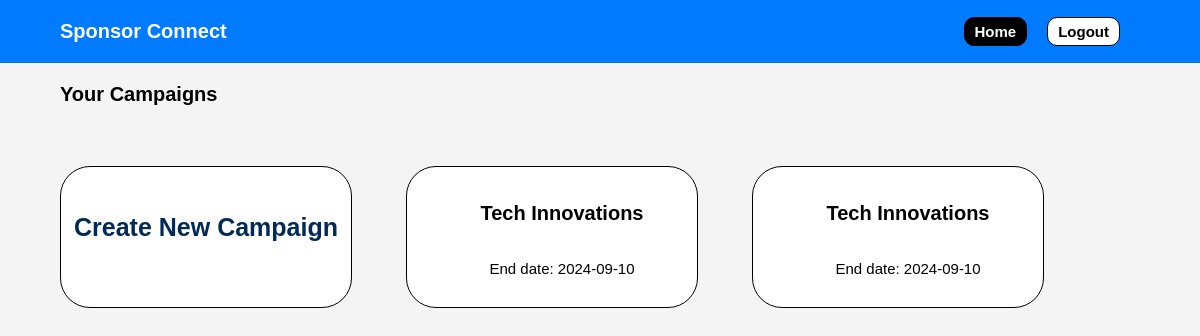
/sponserdash/1, run on the app's committed database.
### app.py (models this page shows)
class Campaign(db.Model):
    cid=db.Column(db.Integer, primary_key=True)
    name=db.Column(db.String(),nullable=False)
    sponser_id=db.Column(db.Integer,db.ForeignKey('sponser.sid'),nullable=False)
    Description=db.Column(db.String())
    visibilty=db.Column(db.Integer,default=0) #0-public #1-private
    start_date=db.Column(db.DateTime)
    end_date=db.Column(db.DateTime)

### app.py (the view)
@app.route('/sponserdash/<int:sid>')
def sponserdash(sid):
    query=text("""SELECT cid,name , end_date
                from Campaign
                where sponser_id=:sid""")
    result=db.session.execute(query,{'sid':sid})
    camp_list=result.fetchall()
    return render_template('sponserdash.html',camp_list=camp_list,sid=sid)

### templates/sponserdash.html (shortened to what this page needs)
<!DOCTYPE html>
<html lang="en">
  <head>
    <link rel="stylesheet" href="{{ url_for('static', filename='css/sponserdash.css') }}" />
  </head>
  <div id="top">
    <body>
        <p>Sponsor Connect</p>
        <a href="/sponserdash/{{ sid }}" class="disabled">Home</a>
        <a href="/">Logout</a>
    </div>
    <div class="title_container">
      <p>Your Campaigns</p>
    </div>
    <div class="options">
      <a href="/createcamp/{{sid}}" class="camps">
        <p class="newcamp">Create New Campaign</p>
      </a>
{% for camp in camp_list %}
      <a href="/camppage/{{sid}}/{{camp[0]}}" class="camps">
      <div class="opts">
        <p class="camp_title">{{camp[1]}}</p>
        {% set date_string = camp[2] %}
        <p>End date: {{ date_string[:10] }}</p>
      </div>
    </a>
{% endfor %}
        </div>

### static/css/sponserdash.css (style rules this page uses)
body { font-family: Arial, sans-serif; background-color: #f4f4f4; margin: 0; padding: 0; }
#top { display: flex; align-items: center; background-color: #007bff; color: white; text-align: left; padding: 0% 5%; font-weight: bold; font-size: 20px; height: 10%; }
a { display: inline-block; margin-right:20px; padding: 5px 10px; text-decoration: None; border: 1px solid black; border-radius:10px ; align-items: center; background-color: rgb(255, 255, 255); color: #000; font-size: 15px; }
.disabled { margin-left: auto; background-color: #000; color: #ffffff; }
div.title_container { font-size: 20px; font-weight: bold; margin-left: 5%; }
.options { display: flex; flex-wrap: wrap; height: 100%; margin: 5%; }
.opts { width: 100%; display: flex; flex-direction: column; justify-content: center; padding: 10px; text-align: center; }
.camp_title { font-size: 20px; font-weight: bold; }
.camps { flex-direction: column; justify-content: center; align-items: center; border-radius: 30px; width: 25%; margin-right: 5%; text-align: center; margin-bottom: 5%; }
.newcamp { font-size: 25px; font-weight: bold; color: #002b58; margin-top: 15%; }

### data on the page
Campaign: name "Tech Innovations", end_date "2024-09-10"
Campaign: name "Tech Innovations", end_date "2024-09-10"
